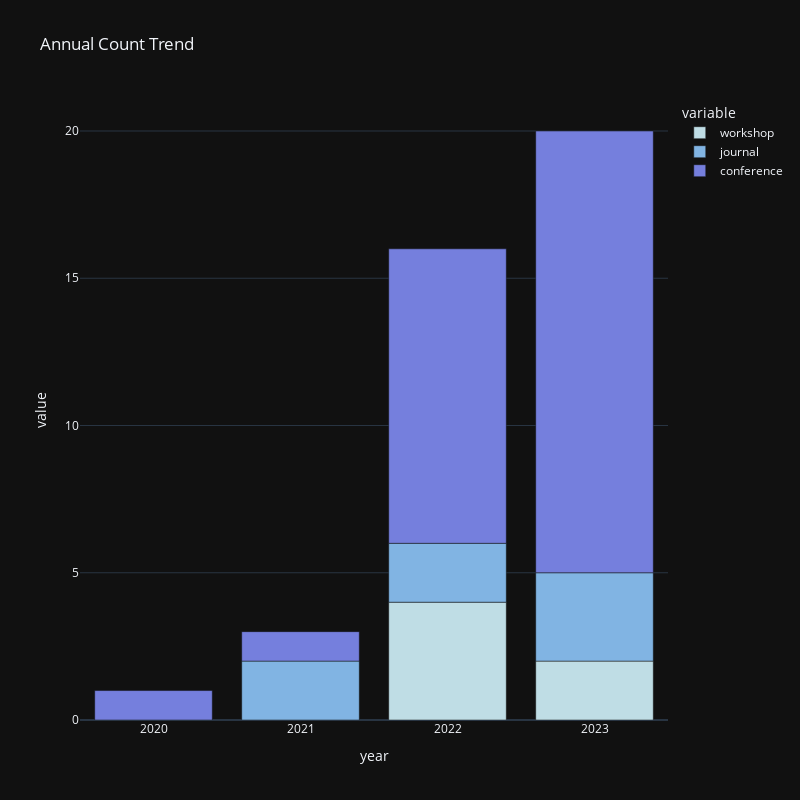

Source (notebook cell):
### Markdown cell above
## Annual Trend

### Code cell
df_paper_groupby_year_type_for_count = df_papers.groupby(["year", "type"]).count().reset_index().rename({'title': 'count'}, axis=1)
df_paper_groupby_year_type_for_count = df_paper_groupby_year_type_for_count[['year', 'type', 'count']]
df_paper_groupby_year_type_for_count['year'] = df_paper_groupby_year_type_for_count['year'].astype(str)
df_paper_groupby_year_type_for_count = df_paper_groupby_year_type_for_count.pivot(index='year', columns='type', values='count').fillna(0).astype(int)
df_paper_groupby_year_type_for_count = df_paper_groupby_year_type_for_count.reset_index()
publication_type_list = df_papers.type.unique().tolist()

fig = px.bar(df_paper_groupby_year_type_for_count, 
                x="year", y=publication_type_list, 
                title="Annual Count Trend",
                color_discrete_sequence=px.colors.sequential.dense[1::2],
                # color_discrete_map={'preprint':'lightcyan',
                #                     'workshop':'cyan',
                #                     'journal':'royalblue',
                #                     'conference':'darkblue'},
                width=width, height=height,
                template=plotly_template)
fig.show()
fig.write_image("figures/annual_count_trend.svg")

### Figure 1 — Plotly figure (JSON) as saved in the notebook; plotly's stock layout.template omitted (floating-point values rounded to 4 significant figures)
{"data": [{"alignmentgroup": "True", "hovertemplate": "variable=workshop<br>year=%{x}<br>value=%{y}<extra></extra>", "legendgroup": "workshop", "marker": {"color": "rgb(191, 221, 229)", "pattern": {"shape": ""}}, "name": "workshop", "offsetgroup": "workshop", "orientation": "v", "showlegend": true, "textposition": "auto", "type": "bar", "x": ["2020", "2021", "2022", "2023"], "xaxis": "x", "y": [0, 0, 4, 2], "yaxis": "y"}, {"alignmentgroup": "True", "hovertemplate": "variable=journal<br>year=%{x}<br>value=%{y}<extra></extra>", "legendgroup": "journal", "marker": {"color": "rgb(129, 180, 227)", "pattern": {"shape": ""}}, "name": "journal", "offsetgroup": "journal", "orientation": "v", "showlegend": true, "textposition": "auto", "type": "bar", "x": ["2020", "2021", "2022", "2023"], "xaxis": "x", "y": [0, 2, 2, 3], "yaxis": "y"}, {"alignmentgroup": "True", "hovertemplate": "variable=conference<br>year=%{x}<br>value=%{y}<extra></extra>", "legendgroup": "conference", "marker": {"color": "rgb(117, 127, 221)", "pattern": {"shape": ""}}, "name": "conference", "offsetgroup": "conference", "orientation": "v", "showlegend": true, "textposition": "auto", "type": "bar", "x": ["2020", "2021", "2022", "2023"], "xaxis": "x", "y": [1, 1, 10, 15], "yaxis": "y"}], "layout": {"barmode": "relative", "height": 800, "legend": {"title": {"text": "variable"}, "tracegroupgap": 0}, "title": {"text": "Annual Count Trend"}, "width": 800, "xaxis": {"anchor": "y", "domain": [0, 1], "title": {"text": "year"}}, "yaxis": {"anchor": "x", "domain": [0, 1], "title": {"text": "value"}}}}
